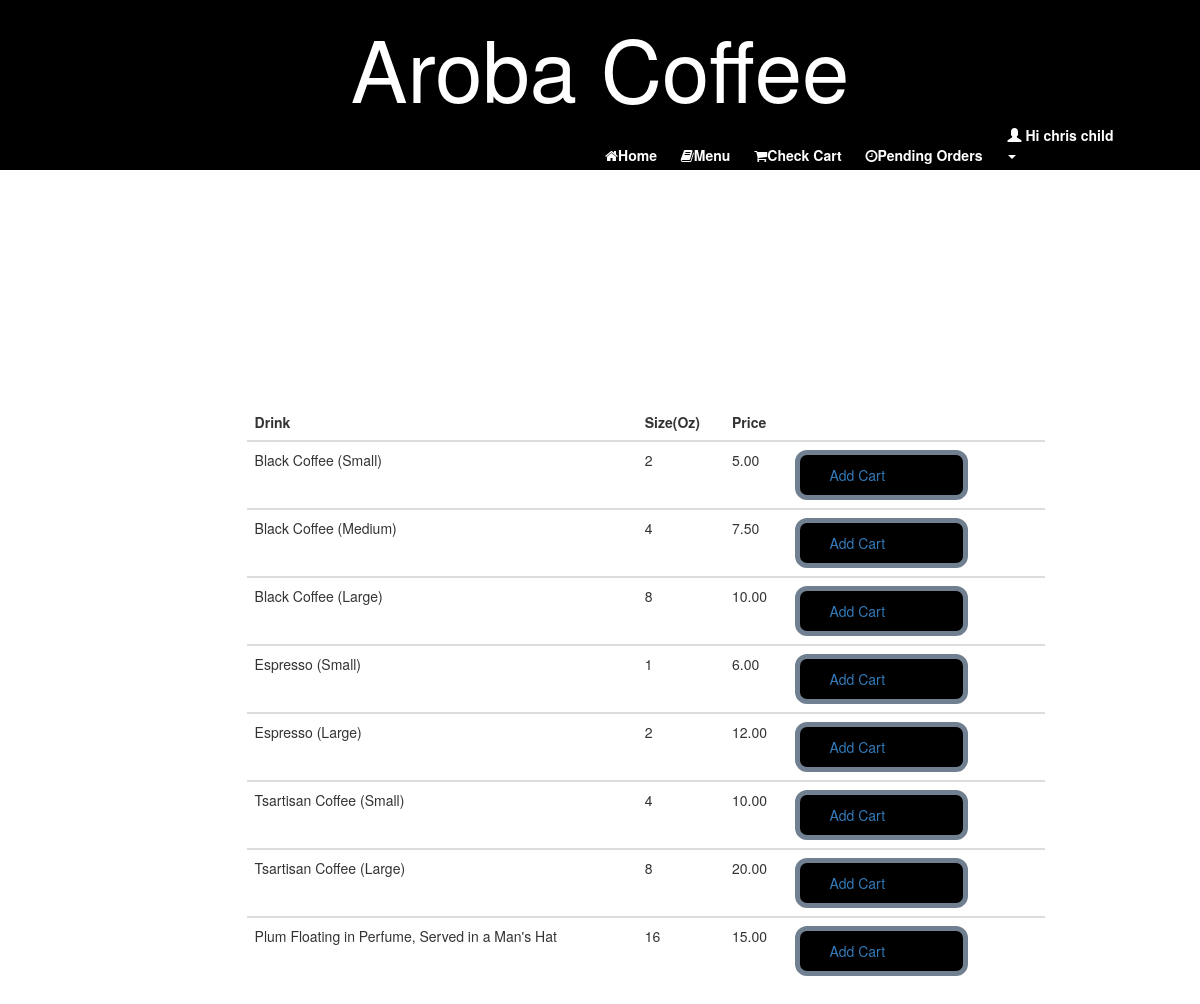
/menu.php (signed in), run on the app's committed database.
### tables this page shows
CREATE TABLE `users` (
  `user_id` int(10) UNSIGNED NOT NULL,
  `username` varchar(255) NOT NULL,
  `password` varchar(255) NOT NULL,
  `display_name` varchar(255) NOT NULL,
  `created_at` timestamp NOT NULL DEFAULT CURRENT_TIMESTAMP,
  `updated_at` timestamp NULL DEFAULT NULL
);

CREATE TABLE `products` (
  `product_id` int(10) UNSIGNED NOT NULL,
  `display_name` varchar(255) NOT NULL,
  `price` decimal(4,2) NOT NULL,
  `size` tinyint(2) NOT NULL COMMENT 'size in ounces',
  `created_at` timestamp NOT NULL DEFAULT CURRENT_TIMESTAMP,
  `updated_at` timestamp NULL DEFAULT NULL
);

### menu.php (the view, shortened to what this page needs)
<?php
    include_once 'dbconnect.php';
    $q = $conn->query("SELECT * FROM products");
    $count = $q->num_rows;
 ?>
<!doctype html>
<html>
    <head>
        <link rel="stylesheet" href="https://maxcdn.bootstrapcdn.com/bootstrap/3.3.7/css/bootstrap.min.css">
        <link rel="stylesheet" type="text/css" href="https://cdnjs.cloudflare.com/ajax/libs/font-awesome/4.7.0/css/font-awesome.min.css">
        <link rel="stylesheet" href="style.css" type="text/css" />
    </head>
  <body>
      <?php
      include_once 'navbar.php'
      ?>
      <main>
        <div class="container">
          <div class="table-responsive">
          <h2 id="menutitle">Menu</h2>
          <?php if($count > 0) { ?>
            <table class="table">
              <thead>
                <tr>
                  <th><strong>Drink</strong></th>
                  <th><strong>Size(Oz)</strong></th>
                  <th><strong>Price</strong></th>
                  <th></th>
                </tr>
              </thead>
                <?php
                  while($drinks = $q->fetch_assoc()){ ?>
                    <tbody>
                      <tr>
                        <td><?php echo $drinks['display_name'];?></td>
                        <td><?php echo $drinks['size']; ?></td>
                        <td><?php echo $drinks['price']; ?></td>
                        <td><div class = "menubtn"><a href= "cart.php?id=<?php echo $drinks['product_id']; ?>">Add Cart</a></div></td>
                      </tr>
                    </tbody>
                <?php } ?>
            </table>
          <?php } ?>
          </div>
        </div>
      </main>
  </body>
</html>

### navbar.php (shortened to what this page needs)
<?php
  include_once "dbconnect.php";
  $v = "SELECT * FROM user_roles WHERE user_id=".$_SESSION['user_id'];
   $d = $conn->query($v);
    $user = $d->fetch_array();
    $query = $conn->query("SELECT * FROM users WHERE user_id=".$_SESSION['user_id']);
    $userRow =$query->fetch_array();
  ?>
        <div id ="navbar">
          <div class = "row">
              <div class = "brandname">
                  <h1> Aroba Coffee</h1>
              </div>
               <ul class = "main-nav nav navbar-nav navbar-right">
                  <div class = "hmlg">
                   <li>
                        <a href = "home.php "> <span><i class="fa fa-home" aria-hidden="true"></i></span>Home</a>
                      </li>
                  <?php
                    if($user['role']=='customer'){
                      ?>
                      <li><a href = "menu.php "> <span><i class="fa fa-book" aria-hidden="true"></i></span>Menu</a></li>
                      <li><a href = "cart.php"> <span><i class="fa fa-shopping-cart" aria-hidden="true"></i></span>Check Cart</a></li>
                     <li><a href = "orders.php"><i class="fa fa-clock-o" aria-hidden="true"></i></span>Pending Orders</a></li>
                     <?php
                   } else{
                    ?>
                      <li><a href = "processorders.php"><i class="fa fa-clock-o" aria-hidden="true"></i></span>Process Orders</a></li>
                      <?php } ?>
                      <li class="dropdown">
                            <a href="#" class="dropdown-toggle" data-toggle="dropdown" role="button" aria-haspopup="true" aria-expanded="false" >
                                <span class="glyphicon glyphicon-user"></span>&nbsp;Hi <?php echo $userRow['display_name']; ?>&nbsp; <span class="caret"></span>
                            </a>
                        </li>
                  </div>
               </ul>
          </div>
      </div>

### style.css (style rules this page uses)
* { margin:0; padding:0; }
body { background-image: url('./image/coffeepic.jpg'); }
#navbar { width: 100%; height: 170px; background-color: black; color: white; }
.main-nav { list-style: none; float: right; margin-top: 1px; }
.main-nav li { display: inline-block; margin-left:20px; }
.main-nav li a { color: white; text-decoration: none; font-size: 100%; font-weight: bold; margin-top: 50px; }
h1 { text-align: center; font-size: 85px }
h2 { font-size: 30px; }
.hmlg { margin-right: 100px; }
table { background: white; border-radius: 10px; width: 200px; resize:both; overflow: auto; }
.menubtn { background-color: black; border: 5px solid #708090; padding: 10px 30px; color: #708090 ; border-radius: 12px; margin-right: 69px; }
#menutitle { color: white; }
.table-responsive { width: 70%; ; margin-left: 19%; margin-top: 15%; }
.dropdown-toggle { margin-left: 1%; }

### data on the page
users: display_name "chris child"
products: display_name "Black Coffee (Small)", size "2", price "5.00"
products: display_name "Black Coffee (Medium)", size "4", price "7.50"
products: display_name "Black Coffee (Large)", size "8", price "10.00"
products: display_name "Espresso (Small)", size "1", price "6.00"
products: display_name "Espresso (Large)", size "2", price "12.00"
products: display_name "Tsartisan Coffee (Small)", size "4", price "10.00"
products: display_name "Tsartisan Coffee (Large)", size "8", price "20.00"
products: display_name "Plum Floating in Perfume, Served in a Man's Hat", size "16", price "15.00"
